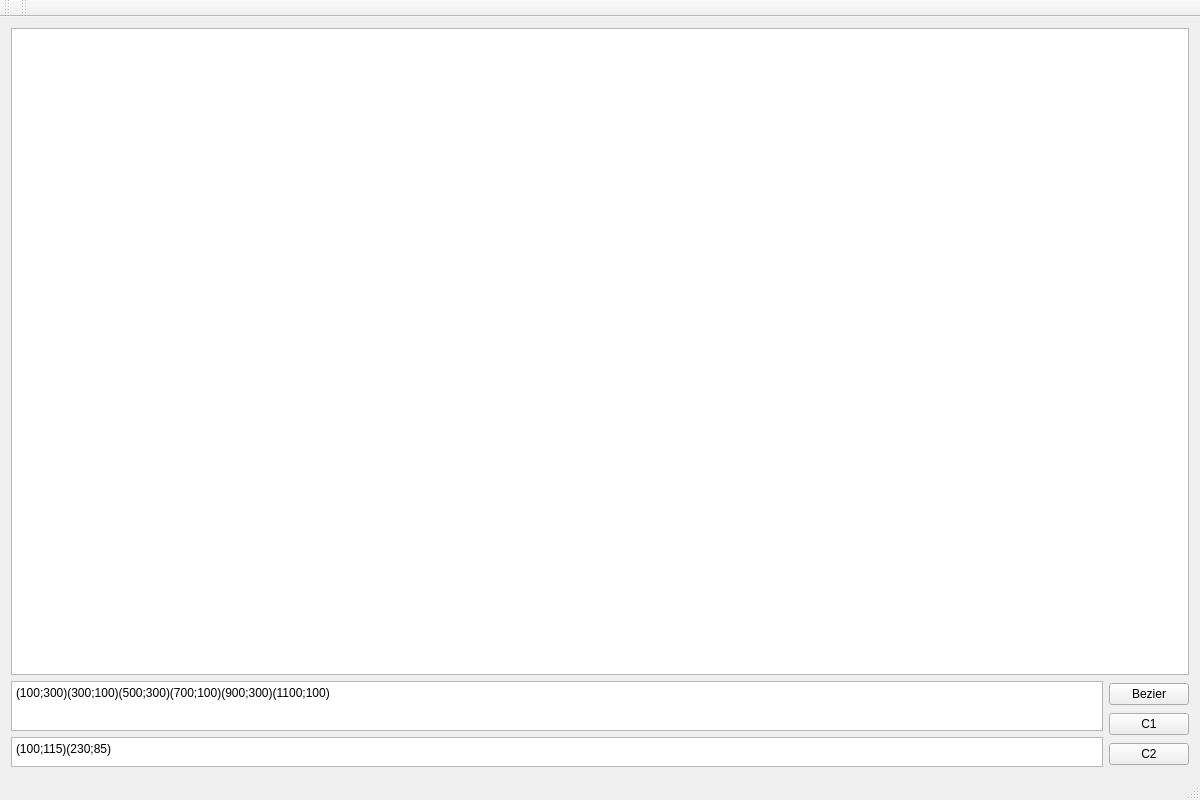
<?xml version="1.0" encoding="UTF-8"?>
<ui version="4.0">
 <class>MainWindow</class>
 <widget class="QMainWindow" name="MainWindow">
  <property name="geometry">
   <rect>
    <x>0</x>
    <y>0</y>
    <width>1200</width>
    <height>800</height>
   </rect>
  </property>
  <property name="windowTitle">
   <string>MainWindow</string>
  </property>
  <widget class="QWidget" name="centralWidget">
   <layout class="QVBoxLayout" name="verticalLayout_2">
    <item>
     <widget class="QGraphicsView" name="graphicsView">
      <property name="minimumSize">
       <size>
        <width>500</width>
        <height>400</height>
       </size>
      </property>
     </widget>
    </item>
    <item>
     <layout class="QHBoxLayout" name="horizontalLayout">
      <item>
       <layout class="QVBoxLayout" name="verticalLayout">
        <item>
         <widget class="QPlainTextEdit" name="zonePoints">
          <property name="maximumSize">
           <size>
            <width>1000000</width>
            <height>50</height>
           </size>
          </property>
          <property name="plainText">
           <string>(100;300)(300;100)(500;300)(700;100)(900;300)(1100;100)</string>
          </property>
         </widget>
        </item>
        <item>
         <widget class="QPlainTextEdit" name="zonePointControle">
          <property name="maximumSize">
           <size>
            <width>1000000</width>
            <height>30</height>
           </size>
          </property>
          <property name="plainText">
           <string>(100;115)(230;85)</string>
          </property>
         </widget>
        </item>
       </layout>
      </item>
      <item>
       <layout class="QVBoxLayout" name="zoneBoutons">
        <item>
         <widget class="QPushButton" name="Bezier">
          <property name="text">
           <string>Bezier</string>
          </property>
         </widget>
        </item>
        <item>
         <widget class="QPushButton" name="Algo1">
          <property name="text">
           <string>C1</string>
          </property>
         </widget>
        </item>
        <item>
         <widget class="QPushButton" name="Algo2">
          <property name="text">
           <string>C2</string>
          </property>
         </widget>
        </item>
       </layout>
      </item>
     </layout>
    </item>
   </layout>
  </widget>
  <widget class="QMenuBar" name="menuBar">
   <property name="geometry">
    <rect>
     <x>0</x>
     <y>0</y>
     <width>1200</width>
     <height>20</height>
    </rect>
   </property>
  </widget>
  <widget class="QToolBar" name="mainToolBar">
   <attribute name="toolBarArea">
    <enum>TopToolBarArea</enum>
   </attribute>
   <attribute name="toolBarBreak">
    <bool>false</bool>
   </attribute>
  </widget>
  <widget class="QStatusBar" name="statusBar"/>
  <widget class="QToolBar" name="toolBar">
   <property name="windowTitle">
    <string>toolBar</string>
   </property>
   <attribute name="toolBarArea">
    <enum>TopToolBarArea</enum>
   </attribute>
   <attribute name="toolBarBreak">
    <bool>false</bool>
   </attribute>
  </widget>
 </widget>
 <layoutdefault spacing="6" margin="11"/>
 <resources/>
 <connections/>
</ui>
